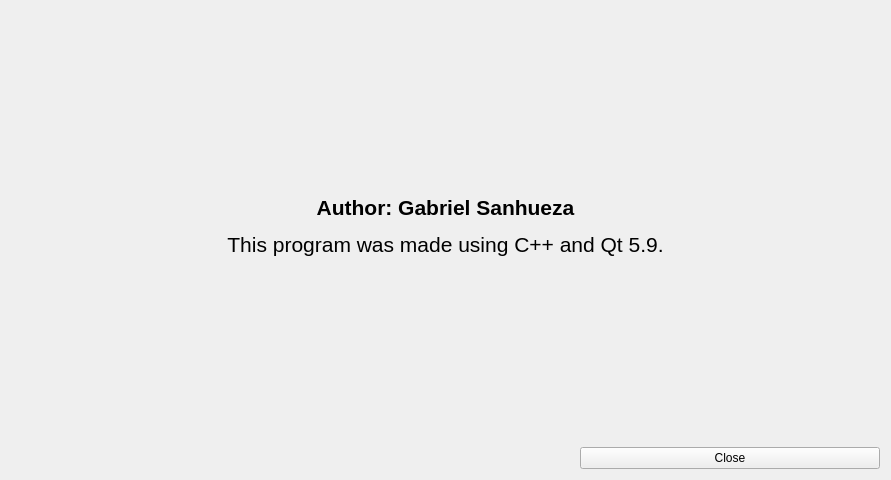
<?xml version="1.0" encoding="UTF-8"?>
<ui version="4.0">
 <author>Gabriel Sanhueza</author>
 <class>About</class>
 <widget class="QWidget" name="About">
  <property name="windowModality">
   <enum>Qt::NonModal</enum>
  </property>
  <property name="geometry">
   <rect>
    <x>0</x>
    <y>0</y>
    <width>891</width>
    <height>480</height>
   </rect>
  </property>
  <property name="windowIcon">
   <iconset>
    <normaloff>../resources/icon.png</normaloff>../resources/icon.png</iconset>
  </property>
  <property name="windowTitle">
   <string>About</string>
  </property>
  <layout class="QVBoxLayout" name="verticalLayout">
   <item>
    <widget class="QLabel" name="label">
     <property name="text">
      <string>&lt;html&gt;&lt;head/&gt;&lt;body&gt;&lt;p align=&quot;center&quot;&gt;&lt;span style=&quot; font-size:16pt; font-weight:600;&quot;&gt;Author: Gabriel Sanhueza&lt;/span&gt;&lt;/p&gt;&lt;p align=&quot;center&quot;&gt;&lt;span style=&quot; font-size:16pt;&quot;&gt;This program was made using C++ and Qt 5.9.&lt;/span&gt;&lt;/p&gt;&lt;/body&gt;&lt;/html&gt;</string>
     </property>
    </widget>
   </item>
   <item alignment="Qt::AlignRight">
    <widget class="QPushButton" name="closeButton">
     <property name="minimumSize">
      <size>
       <width>300</width>
       <height>0</height>
      </size>
     </property>
     <property name="text">
      <string>Close</string>
     </property>
    </widget>
   </item>
  </layout>
 </widget>
 <resources/>
 <connections>
  <connection>
   <sender>closeButton</sender>
   <signal>pressed()</signal>
   <receiver>About</receiver>
   <slot>close()</slot>
   <hints>
    <hint type="sourcelabel">
     <x>958</x>
     <y>448</y>
    </hint>
    <hint type="destinationlabel">
     <x>557</x>
     <y>239</y>
    </hint>
   </hints>
  </connection>
 </connections>
</ui>
